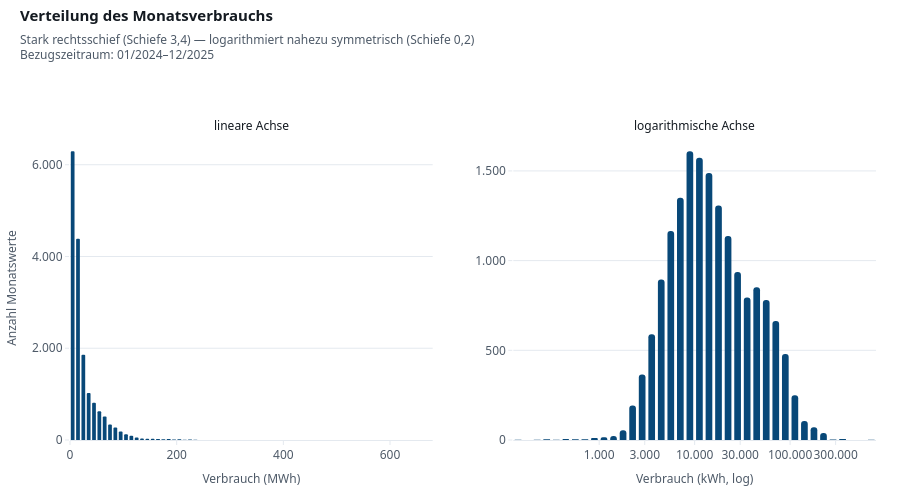

Source (notebook cell):
### Markdown cell above
### 2.1 Zielgröße `verbrauch_kwh`

### Code cell
fig = make_subplots(rows=1, cols=2, horizontal_spacing=0.1,
                    subplot_titles=("lineare Achse", "logarithmische Achse"))
fig.add_histogram(x=df["verbrauch_kwh"] / 1000, nbinsx=120, row=1, col=1,
                  marker_color=ci.SERIE[0], name="kWh")
fig.add_histogram(x=df["log_verbrauch"], nbinsx=60, row=1, col=2,
                  marker_color=ci.SERIE[0], name="log10 kWh")

schiefe_roh, schiefe_log = df["verbrauch_kwh"].skew(), df["log_verbrauch"].skew()
ci.stil(fig, "Verteilung des Monatsverbrauchs",
         f"Stark rechtsschief (Schiefe {de(schiefe_roh)}) — logarithmiert nahezu symmetrisch "
         f"(Schiefe {de(schiefe_log)})")
fig.update_xaxes(title_text="Verbrauch (MWh)", row=1, col=1)
log_ticks(fig, "x", row=1, col=2, title_text="Verbrauch (kWh, log)")
fig.update_yaxes(title_text="Anzahl Monatswerte", row=1, col=1)
fig.update_layout(showlegend=False, bargap=HIST_GAP)
ci.hover_pro_marke(fig)
ci.zeigen(fig)

(df["verbrauch_kwh"].describe(percentiles=[.05, .25, .5, .75, .95])
   .to_frame("verbrauch_kwh").T.round(0))

### Figure 1 — Plotly figure (JSON) as saved in the notebook; plotly's stock layout.template omitted (floating-point values rounded to 4 significant figures; data arrays with more than 128 entries replaced by an {"elided": "..."} marker saying what was removed)
{"data": [{"marker": {"color": "#084878"}, "name": "kWh", "nbinsx": 120, "textfont": {"family": "IBM Plex Sans, Segoe UI, sans-serif"}, "type": "histogram", "x": {"elided": "16780 float values"}, "xaxis": "x", "yaxis": "y"}, {"marker": {"color": "#084878"}, "name": "log10 kWh", "nbinsx": 60, "textfont": {"family": "IBM Plex Sans, Segoe UI, sans-serif"}, "type": "histogram", "x": {"elided": "16780 float values"}, "xaxis": "x2", "yaxis": "y2"}], "layout": {"annotations": [{"font": {"color": "#141A21", "family": "IBM Plex Sans, Segoe UI, sans-serif", "size": 12}, "showarrow": false, "text": "lineare Achse", "x": 0.225, "xanchor": "center", "xref": "paper", "y": 1, "yanchor": "bottom", "yref": "paper"}, {"font": {"color": "#141A21", "family": "IBM Plex Sans, Segoe UI, sans-serif", "size": 12}, "showarrow": false, "text": "logarithmische Achse", "x": 0.775, "xanchor": "center", "xref": "paper", "y": 1, "yanchor": "bottom", "yref": "paper"}], "bargap": 0.3, "colorway": ["#084878", "#005E77", "#2F7A33", "#3E90C4", "#4E5A68", "#6CC0D2", "#04263F", "#8C99A7"], "font": {"color": "#141A21", "family": "IBM Plex Sans, Segoe UI, sans-serif", "size": 12}, "height": 500, "hovermode": "closest", "legend": {"font": {"color": "#4E5A68", "family": "IBM Plex Sans, Segoe UI, sans-serif", "size": 12}, "itemsizing": "constant", "orientation": "h", "title": {"text": ""}, "x": 0, "xanchor": "left", "y": 1.099, "yanchor": "bottom"}, "margin": {"b": 60, "t": 136}, "meta": {"sww": {"period": "01/2024–12/2025", "subtitle": "Stark rechtsschief (Schiefe 3,4) — logarithmiert nahezu symmetrisch (Schiefe 0,2)", "title": "Verteilung des Monatsverbrauchs"}}, "paper_bgcolor": "#FFFFFF", "plot_bgcolor": "#FFFFFF", "separators": ",.", "showlegend": false, "title": {"font": {"color": "#141A21", "family": "IBM Plex Sans, Segoe UI, sans-serif", "size": 15, "weight": 600}, "pad": {"l": 20}, "subtitle": {"font": {"color": "#4E5A68", "family": "IBM Plex Sans, Segoe UI, sans-serif", "size": 12}, "text": "Stark rechtsschief (Schiefe 3,4) — logarithmiert nahezu symmetrisch (Schiefe 0,2)<br>Bezugszeitraum: 01/2024–12/2025"}, "text": "Verteilung des Monatsverbrauchs", "x": 0, "xanchor": "left", "xref": "container", "y": 0.98, "yanchor": "top", "yref": "container"}, "xaxis": {"anchor": "y", "automargin": true, "domain": [0, 0.45], "separatethousands": true, "tickangle": 0, "tickfont": {"family": "IBM Plex Sans, Segoe UI, sans-serif"}, "tickformat": ",~g", "title": {"font": {"family": "IBM Plex Sans, Segoe UI, sans-serif"}, "text": "Verbrauch (MWh)"}}, "xaxis2": {"anchor": "y2", "automargin": true, "domain": [0.55, 1], "separatethousands": true, "tickangle": 0, "tickfont": {"family": "IBM Plex Sans, Segoe UI, sans-serif"}, "tickformat": ",~g", "tickmode": "array", "ticktext": ["1.000", "3.000", "10.000", "30.000", "100.000", "300.000"], "tickvals": [3.0, 3.477, 4.0, 4.477, 5.0, 5.477], "title": {"font": {"family": "IBM Plex Sans, Segoe UI, sans-serif"}, "text": "Verbrauch (kWh, log)"}}, "yaxis": {"anchor": "x", "automargin": true, "domain": [0, 1], "separatethousands": true, "tickfont": {"family": "IBM Plex Sans, Segoe UI, sans-serif"}, "title": {"font": {"family": "IBM Plex Sans, Segoe UI, sans-serif"}, "text": "Anzahl Monatswerte"}}, "yaxis2": {"anchor": "x2", "automargin": true, "domain": [0, 1], "separatethousands": true, "tickfont": {"family": "IBM Plex Sans, Segoe UI, sans-serif"}, "title": {"font": {"family": "IBM Plex Sans, Segoe UI, sans-serif"}}}}}
